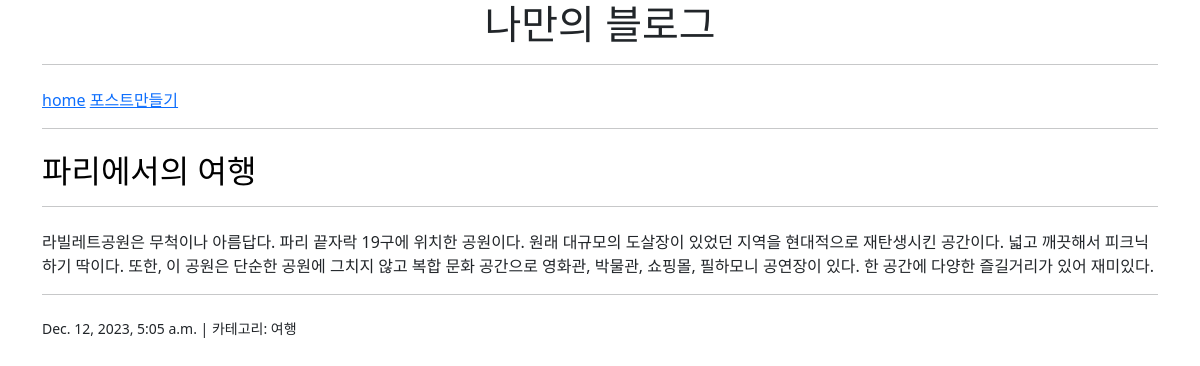
Page /blog/14/ on the committed database.
### blog/models.py (models this page shows, shortened)
class Blog(models.Model):
    title = models.CharField(max_length=255)    #제목
    content = models.TextField()    #포스트내용
    create_date = models.DateTimeField() #날짜
    categories = models.ManyToManyField("Category", related_name="blogs") #카테고리

class Category(models.Model):
    name = models.CharField(max_length=30)
    class Meta:
        verbose_name_plural = "categories"

### blog/views.py (the view)
# urls.py: path('<int:blog_id>/', views.detail, name='detail'),
def detail(request, blog_id):
    blog = Blog.objects.get(id=blog_id)
    context = {'blog': blog}
    return render(request, 'blog/blog_detail.html', context)

### templates/blog/blog_detail.html (shortened to what this page needs)
<link href="https://cdn.jsdelivr.net/npm/bootstrap@5.3.1/dist/css/bootstrap.min.css" rel="stylesheet">
<div class="container">
    <center>
        {% block page_title %}
        <h1>나만의 블로그</h1>
    </center>
    <hr size="10px">
<a href="http://127.0.0.1:8000/blog/">home</a>
    <a href="http://127.0.0.1:8000/blog/create/">포스트만들기</a>
    <hr size="10px">
    <span style="color:black">
        <h2>
            {{ blog.title }}
            {% endblock page_title %}
    </h2></span>
    <hr size="10px">
<div>
    {{ blog.content }}
    <hr size="10px">
</div>
{% block page_content %}
    <small>
        {{ blog.create_date }} | 카테고리:
        {% for category in blog.categories.all %}
            <a>
                {{ category.name }}
            </a>
        {% endfor %}
    </small>
{% endblock page_content %}
</div>

### rows in the picture
Blog: title "파리에서의 여행", content "라빌레트공원은 무척이나 아름답다. 파리 끝자락 19구에 위치한 공원이다. 원래 대규모의 도살장이 있었던 지역을 현대적으로 재탄생시킨 공간이다. 넓고 깨끗해서 피크닉하기 딱이다. 또한, 이 공원은 단순한 공원에 그치지 않고 복합 문화 공간으로 영화관, 박물관, 쇼핑몰, 필하모니 공연장이 있다. 한 공간에 다양한 즐길거리가 있어 재미있다.", create_date "Dec. 12, 2023, 5:05 a.m."
Category: name "여행"
